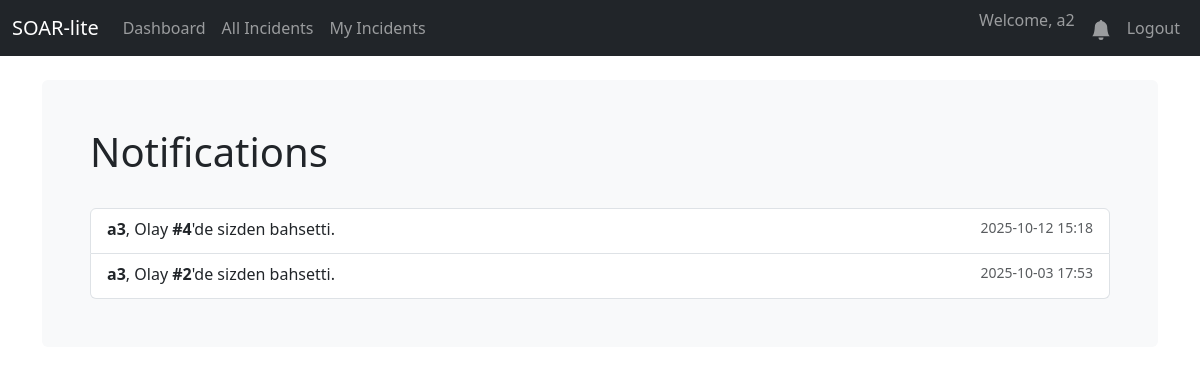
Page /notifications (signed in) on the earlier database version.
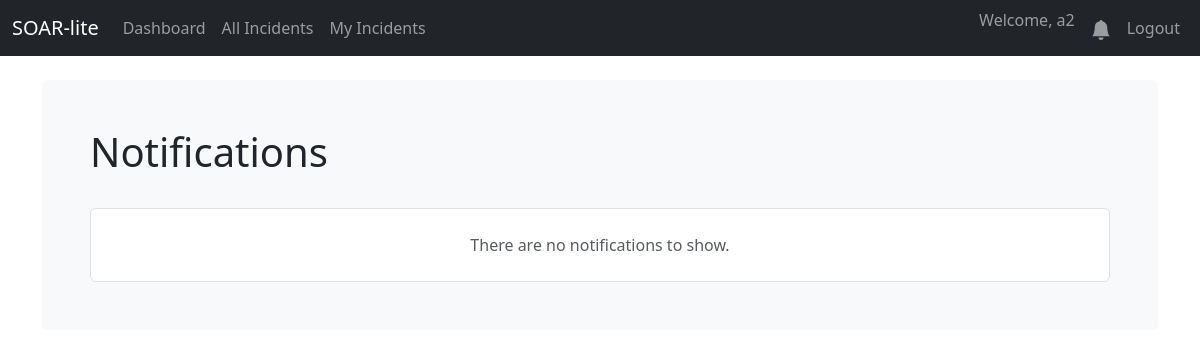
Same page on the later database version.
### database.py (models this page shows, shortened)
class User(UserMixin, db.Model):
    id = db.Column(db.Integer, primary_key=True)
    username = db.Column(db.String(80), unique=True, nullable=False)
    email = db.Column(db.String(120), unique=True, nullable=False)
    password_hash = db.Column(db.String(128))
    created_at = db.Column(db.DateTime, default=datetime.utcnow)
    role = db.Column(db.String(50), nullable=False, default='Analyst')

class Notification(db.Model):
    id = db.Column(db.Integer, primary_key=True)
    user_id = db.Column(db.Integer, db.ForeignKey('user.id'), nullable=False)
    user = db.relationship('User', backref='notifications')
    message = db.Column(db.String(255), nullable=False)
    link = db.Column(db.String(255), nullable=True) # Tıklanınca gidilecek URL
    is_read = db.Column(db.Boolean, default=False, nullable=False)
    created_at = db.Column(db.DateTime, default=datetime.utcnow)

### app.py (the view)
@app.route('/notifications')
@login_required
def notifications():
    user_notifications = Notification.query.filter_by(user_id=current_user.id).order_by(Notification.created_at.desc()).all()
    return render_template('notifications.html', notifications=user_notifications)

### app.py (called while the page is built)
def create_app():
    app = Flask(__name__)
    app.config['SQLALCHEMY_DATABASE_URI'] = 'sqlite:///soar.db'
    app.config['SQLALCHEMY_TRACK_MODIFICATIONS'] = False
    app.config['SECRET_KEY'] = 'bunu-mutlaka-guvenli-ve-rastgele-bir-degerle-degistir'
    db.init_app(app)
    login_manager = LoginManager()
    login_manager.init_app(app)
    login_manager.login_view = 'login'
    @login_manager.user_loader
    def load_user(user_id):
        return db.session.get(User, int(user_id))
    with app.app_context():
        db.create_all()
        print("🗄️ Database tables created or already exist.")
    return app

@app.context_processor
def inject_notifications():
    if current_user.is_authenticated:
        unread_count = Notification.query.filter_by(user_id=current_user.id, is_read=False).count()
        return dict(unread_notifications=unread_count)
    return dict(unread_notifications=0)

### templates/notifications.html (shortened to what this page needs)
{% extends "base.html" %}
{% block content %}
<div class="d-flex justify-content-between align-items-center mb-4">
    <h1>Notifications</h1>
</div>
<div class="list-group">
    {% for notification in notifications %}
        <a href="{{ url_for('read_notification', notification_id=notification.id) }}"
           class="list-group-item list-group-item-action {% if not notification.is_read %}list-group-item-primary fw-bold{% endif %}">
            <div class="d-flex w-100 justify-content-between">
                <p class="mb-1">{{ notification.message | safe }}</p>
                <small class="text-muted">{{ notification.created_at.strftime('%Y-%m-%d %H:%M') }}</small>
            </div>
        </a>
    {% else %}
        <div class="list-group-item">
            <p class="text-muted text-center my-3">There are no notifications to show.</p>
        </div>
    {% endfor %}
</div>
{% endblock %}

### templates/base.html (shortened to what this page needs)
<!doctype html>
<html lang="en">
<head>
    <link href="https://cdn.jsdelivr.net/npm/bootstrap@5.3.2/dist/css/bootstrap.min.css" rel="stylesheet">
</head>
<body>
    <nav class="navbar navbar-expand-md navbar-dark bg-dark fixed-top">
        <div class="container-fluid">
            <a class="navbar-brand" href="{{ url_for('dashboard') }}">SOAR-lite</a>
            <div class="collapse navbar-collapse" id="navbarNav">
                <ul class="navbar-nav me-auto mb-2 mb-lg-0">
                    {% if current_user.is_authenticated %}
                    <li class="nav-item">
                        <a class="nav-link" href="{{ url_for('dashboard') }}">Dashboard</a>
                    </li>
                    <li class="nav-item">
                        <a class="nav-link" href="{{ url_for('incidents_list') }}">All Incidents</a>
                    </li>
                    <li class="nav-item">
                        <a class="nav-link" href="{{ url_for('my_incidents') }}">My Incidents</a>
                    </li>
                    {% endif %}
                </ul>
                <ul class="navbar-nav ms-auto">
                    {% if current_user.is_authenticated %}
                    <li class="nav-item">
                        <span class="navbar-text me-2">Welcome, {{ current_user.username }}</span>
                    </li>
                    <li class="nav-item">
                        <a class="nav-link position-relative" href="{{ url_for('notifications') }}"> <svg xmlns="http://www.w3.org/2000/svg" width="20" height="20" fill="currentColor" class="bi bi-bell-fill" viewBox="0 0 16 16">
                                <path d="M8 16a2 2 0 0 0 2-2H6a2 2 0 0 0 2 2zm.995-14.901a1 1 0 1 0-1.99 0A5.002 5.002 0 0 0 3 6c0 1.098-.5 6-2 7h14c-1.5-1-2-5.902-2-7 0-2.42-1.72-4.44-4.005-4.901z"/>
                            </svg>
                        </a>
                    </li>
                    <li class="nav-item">
                        <a class="nav-link" href="{{ url_for('logout') }}">Logout</a>
                    </li>
                    {% endif %}
                </ul>
            </div>
        </div>
    </nav>
<main class="container">
    <div class="bg-light p-5 rounded">
        {% block content %}{% endblock %}
    </div>
</main>
</body>
</html>

### templates/base.html (style rules this page uses)
body { padding-top: 5rem; }

Differences in the rows shown:
removed Notification: message "a3 , Olay #4 'de sizden bahsetti.", created_at "2025-10-12 15:18"
removed Notification: message "a3 , Olay #2 'de sizden bahsetti.", created_at "2025-10-03 17:53"
Other differences:
text now shown: "There are no notifications to show."
